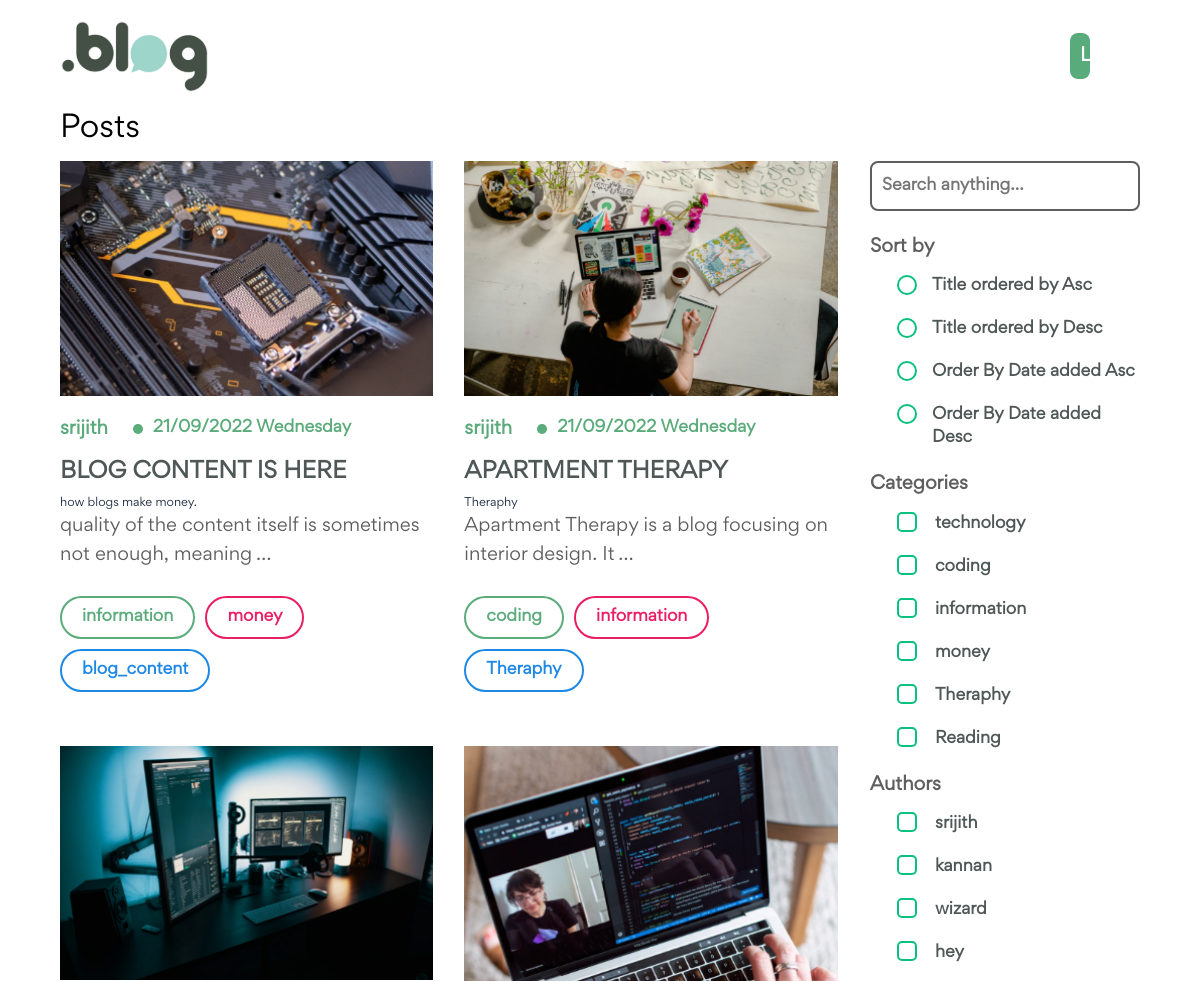
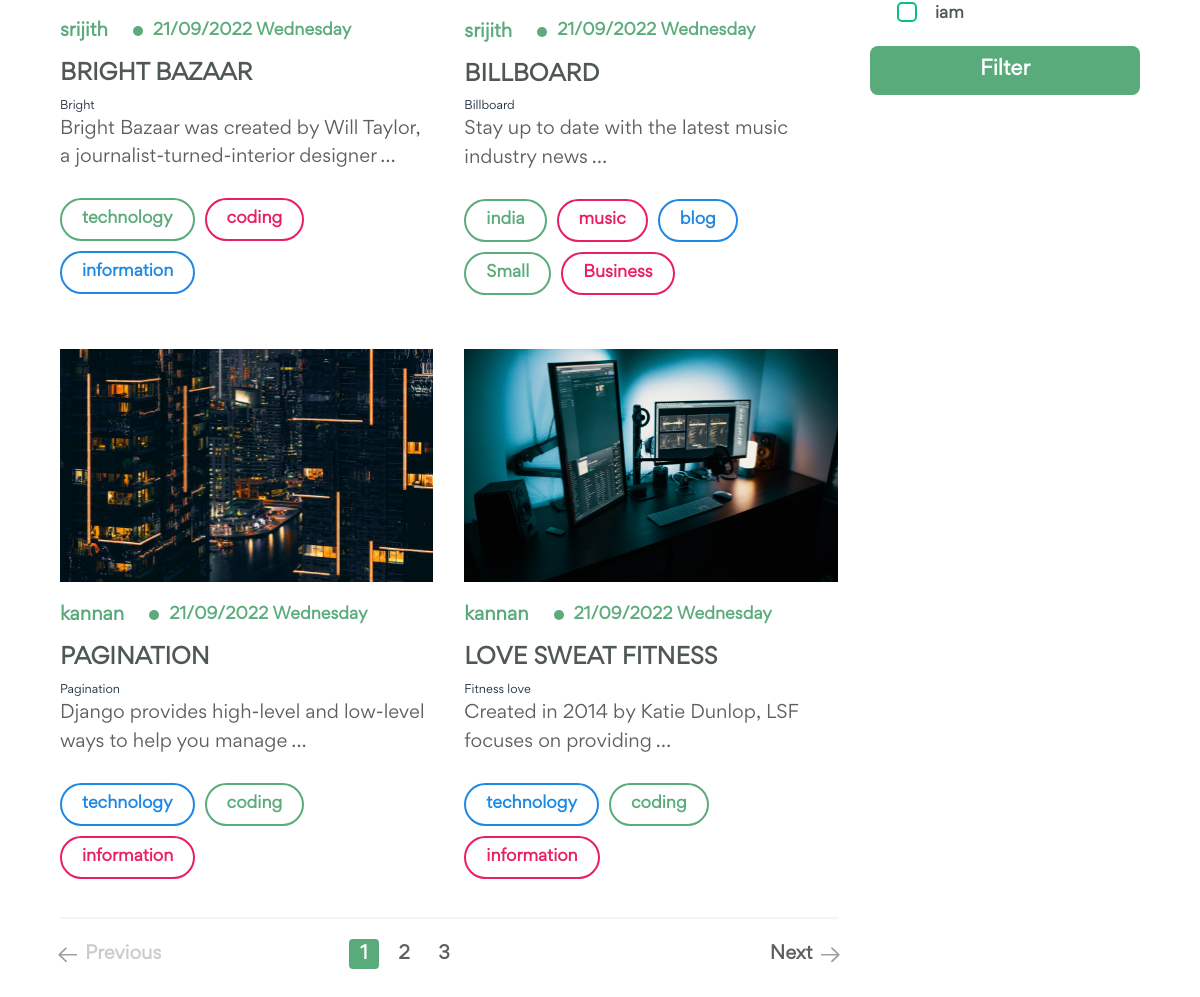
The page / on the database its author committed (2 pictures, top to bottom).
### posts/models.py (models this page shows, shortened)
class Post(models.Model):
    title = models.CharField(max_length=255)
    short_description = models.TextField()
    description = RichTextField()
    categories = models.ManyToManyField("posts.Category")
    time_to_read = models.CharField(max_length=128)
    featured_image =models.ImageField(upload_to ="posts/")
    author = models.ForeignKey("posts.Author",on_delete=models.CASCADE)
    published_date = models.DateField()
    is_draft = models.BooleanField(default=False)
    is_deleted = models.BooleanField(default=False)

class Author(models.Model):
    name = models.CharField(max_length=255)
    user = models.OneToOneField("auth.User",on_delete=models.CASCADE)

class Category(models.Model):
    title = models.CharField(max_length=255)
    class Meta:
        verbose_name_plural = "categories"

### web/views.py (the view, shortened to what this page needs)
# urls.py: path('',views.index, name="index"),
def index(request):
    posts = Post.objects.filter(is_deleted=False,is_draft=False)
    categories =Category.objects.all()[:6]
    authors =Author.objects.all()
    q = request.GET.get('q')
    if q:
        posts= posts.filter(title__icontains=q)
    search_authors = request.GET.getlist("author")
    if search_authors:
        posts=posts.filter(author__in=search_authors)
    search_categories = request.GET.getlist("category")
    if search_categories:
        posts=posts.filter(categories__in=search_categories).distinct()
    sort=request.GET.get("sort")
    instances = paginate_instances(request, posts)
    context = {
        "title": "Home PAGE ",
        "instances": instances,
        "categories": categories,
        "authors":authors
    }
    return render(request,'web/index.html',context=context)

### main/functions.py (called while the page is built)
def paginate_instances(request,instances,per_page=6):
    instances =Paginator(instances, per_page)
    page =request.GET.get('page', 1)
    try:
        instances = instances.page(page)
    except PageNotAnInteger:
        instances = instances.page(1)
    except EmptyPage:
        instances = instances.page(instances.num_pages)
    return instances

### posts/templatetags/paginator_tags.py (called while the page is built)
@register.simple_tag
def get_elided_page_range(instances,number,on_each_side=3,on_ends=2):
    paginator=Paginator(instances.object_list,instances.per_page)
    return paginator.get_elided_page_range(number=number,on_each_side=on_each_side,on_ends=on_ends)

@register.simple_tag(takes_context=True)
def change_params(context,page):
    request = context['request']
    full_path = request.get_full_path()
    if "?"  in full_path:
        if "page" in full_path:
            full_path = re.sub("page=[0-9]+",f"page={page}",full_path)
        else:
            full_path += f"&page={page}"
    else:
        full_path += f"?page={page}"
    return full_path

@register.inclusion_tag("web/includes/pagination.html",takes_context=True)
def load_pagination(context,instances):
    request = context['request']
    return{
        "instances" : instances,
        "request" : request
    }

### templates/web/index.html (shortened to what this page needs)
{% extends "base.html" %}
{% block content %}
{% load static %}
{% load paginator_tags %}
    <section id="home">
        <section class="wrapper">
            {% include 'web/includes/header.html' %}
            <section class="spotlight">
                <h3>Posts</h3>
                <div class="all-posts">
                    <div class="post-section">
                        <ul class="posts">
                            {% for post in instances %}
                            <li>
                                <a href="{% url 'web:post' id=post.id %}">
                                    <div class="blog-image">
                                        <img
                                            src="{{post.featured_image.url}}"
                                            alt="Blog"
                                        />
                                    </div>
                                    <div class="details">
                                        <div class="date">
                                            <h4 class="name">{{post.author.name}}</h4>
                                            <div class="round"></div>
                                            <span> {{post.published_date|date:"d/m/Y l"}}</span>
                                        </div>
                                        <h3 class="head">
                                            {{post.title|upper}}
                                        </h3>
                                            <h6>{{post.short_description}}</h6>
                                        <p class="description">
                                            {{post.description|safe|striptags|truncatewords_html:10}}
                                        </p>
                                    </div>
                                </a>
                                <div class="bottom">
                                    {% for tag in post.categories.all|slice:5 %}
                                    <a href="#" class="design {% cycle 'one' 'two' 'three'%}"> {{tag.title}} </a>
                                    {% endfor %}
                                </div>
                            </li>
                            {% endfor %}
                        </ul>
                        {% load_pagination instances %}
                    </div>
                    <div class="filter-section" id="hamburger-menu">
                        <form action="">
                            <input type="text" name="q" placeholder="Search anything..." />
                            <p class="filter-head">Sort by</p>
                            <div class="filter">
                                <label class="radio">
                                    <span class="radio"></span>
                                    <span class="label">Title ordered by Asc</span>
                                </label>
                                <label class="radio">
                                    <span class="radio"></span>
                                    <span class="label">Title ordered by Desc</span>
                                </label>
                                <label class="radio">
                                    <span class="radio"></span>
                                    <span class="label"
                                        >Order By Date added Asc</span
                                    >
                                </label>
                                <label class="radio">
                                    <span class="radio"></span>
                                    <span class="label"
                                        >Order By Date added Desc</span
                                    >
                                </label>
                            </div>
                            <p class="filter-head">Categories</p>
                            <div class="filter">
                                {% for category in categories %}
                                <label class="checkbox">
                                    <input type="checkbox" value="{{category.id}}" name="category" />
                                    <span class="label">{{category.title}}</span>
                                </label>
                                {% endfor %}
                            </div>
                            <p class="filter-head">Authors</p>
                            <div class="filter">
                                {% for author in authors %}
                                    <label class="checkbox">
                                        <input type="checkbox" value="{{author.id}}" name="author" />
                                        <span class="label">{{author.name}}</span>
                                    </label>
                                {% endfor %}
                            </div>
                            <input type="submit" value="Filter" />
                        </form>
                    </div>
                </div>
            </section>
        </section>
    </section>
    {% endblock %}

### templates/base.html (shortened to what this page needs)
<!DOCTYPE html>
<html lang="en">
    <head>
        {% load static %}
        <link
            rel="stylesheet"
            href="{% static './css/style.css' %}"
            type="text/css"
        />
    </head>
    <body>
        {% block content %}
        {% endblock %}
    </body>
</html>

### templates/web/includes/header.html (shortened to what this page needs)
{% load static %}
<header>
    <h1>
        <a href="{% url 'web:index'%}">
            <img
                src="{% static './images/icons/blog-logo.svg' %}"
                alt="Logo"
            />
        </a>
    </h1>
    <div>
        {% if request.user.is_authenticated %}
            <a href="{% url 'posts:create_post' %}" class="login my-posts"> Create </a>
            <a href="{% url 'posts:my_posts' %}" class="login my-posts"> My Posts </a>
            <a href="{% url 'users:logout' %}" class="login my-posts"> Logout </a>
        {% else %}
            <a href="{% url 'users:login' %}" class="login"> Login </a>
        {% endif %}
</header>

### templates/web/includes/pagination.html (shortened to what this page needs)
{% load paginator_tags %}
{% load static %}
{% if instances.has_other_pages %}
    <div class="pagination">
        {% if instances.has_previous %}
        {% change_params instances.previous_page_number as prev_url %}
        <a href="{{prev_url}}" class="prev">
            <span class="arrow">
                <img
                    src="{% static './images/icons/arrow.svg' %}"
                    alt="Arrow"
                />
            </span>
            Previous
        </a>
        {% else %}
        <div class="prev disabled">
            <span class="arrow">
                <img
                    src="{% static './images/icons/arrow.svg' %}"
                    alt="Arrow"
                />
            </span>
            Previous
        </div>
        {% endif %}
        <div class="pages">
            {% get_elided_page_range instances.paginator instances.number as page_range %}
            {% for i in page_range %}
                {% if instances.number == i %}
                    <span class="active"> {{i}} </span>
                {% else %}
                    {% change_params i as current_url %}
                    <a href="{{current_url}}">{{i}}</a>
                {% endif %}
            {% endfor %}
        </div>
        {% if instances.has_next %}
            {% change_params instances.next_page_number as next_url %}
            <a href="{{next_url}}" class="next">
            Next
            <span class="arrow">
                <img
                    src="{% static './images/icons/arrow.svg' %}"
                    alt="Arrow"
                />
            </span>
        </a>
        {% endif %}
    </div>
{% endif %}

### rows shown on the page
Post: featured_image (picture), author.name "srijith", published_date "21/09/2022 Wednesday", title "BLOG CONTENT IS HERE", short_description "how blogs make money.", description "quality of the content itself is sometimes not enough, meaning …"
Category: title "information"
Category: title "money"
Category: title "blog_content"
Post: featured_image (picture), author.name "srijith", published_date "21/09/2022 Wednesday", title "APARTMENT THERAPY", short_description "Theraphy", description "Apartment Therapy is a blog focusing on interior design. It …"
Category: title "coding"
Category: title "Theraphy"
Post: featured_image (picture), author.name "srijith", published_date "21/09/2022 Wednesday", title "BRIGHT BAZAAR", short_description "Bright", description "Bright Bazaar was created by Will Taylor, a journalist-turned-interior designer …"
Category: title "technology"
Post: featured_image (picture), author.name "srijith", published_date "21/09/2022 Wednesday", title "BILLBOARD", short_description "Billboard", description "Stay up to date with the latest music industry news …"
Category: title "india"
Category: title "music"
Category: title "blog"
Category: title "Small"
Category: title "Business"
Post: featured_image (picture), author.name "kannan", published_date "21/09/2022 Wednesday", title "PAGINATION", short_description "Pagination", description "Django provides high-level and low-level ways to help you manage …"
Post: featured_image (picture), author.name "kannan", published_date "21/09/2022 Wednesday", title "LOVE SWEAT FITNESS", short_description "Fitness love", description "Created in 2014 by Katie Dunlop, LSF focuses on providing …"
Category: title "Reading"
Author: name "srijith"
Author: name "kannan"
Author: name "wizard"
Author: name "hey"
Author: name "iam"

### other values the page prints
{{ i }} "1"
{{ i }} "2" "3"
